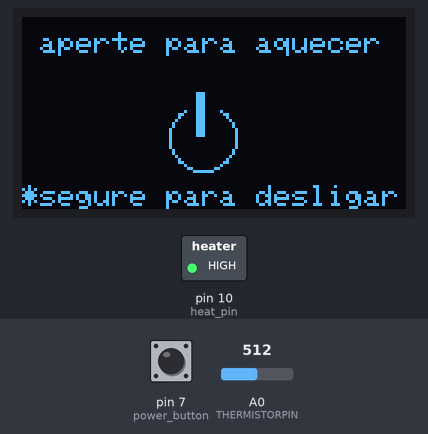
Simulated run of this sketch. Board: Arduino Uno, built with avr-gcc and run on an emulated ATmega328P. Parts: 128×64 one-colour display, switched loads named in the sketch (green lamp = pin HIGH). The test bench sets the inputs (shaded band); at power-on: pin 7 (power_button) LOW, A0 (THERMISTORPIN) = 512.

Above: at 6.2 s.
6.3 s: pin 7 (power_button) pulled HIGH for 0.15 s
At 6.9 s:
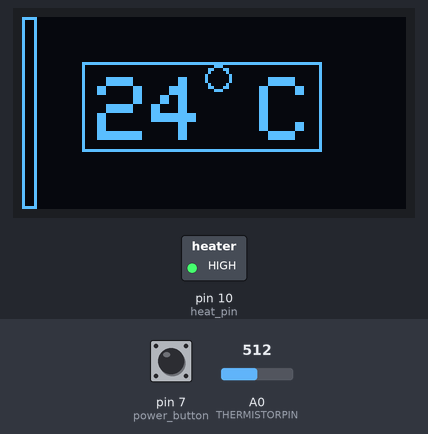
8.1 s: A0 (THERMISTORPIN) set to 504
At 8.7 s:
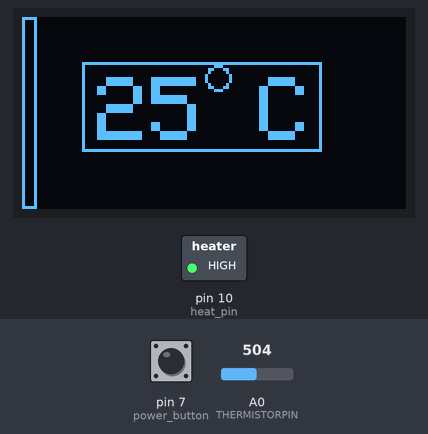
9.7 s: A0 (THERMISTORPIN) set to 277
At 10.5 s:
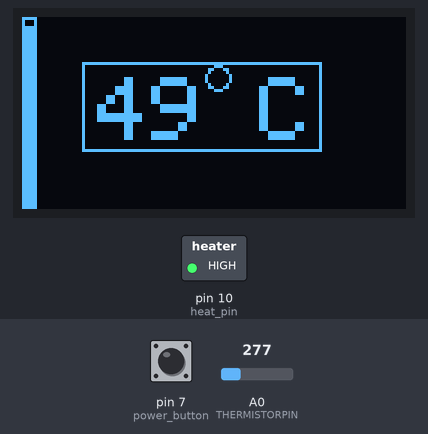
11.4 s: A0 (THERMISTORPIN) set to 255
At 12.6 s:
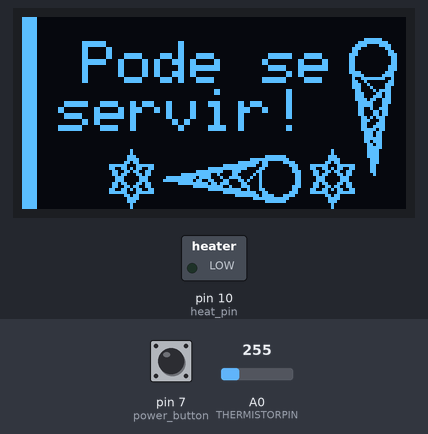
13.0 s: pin 7 (power_button) pulled HIGH for 1 s
At 15.2 s:
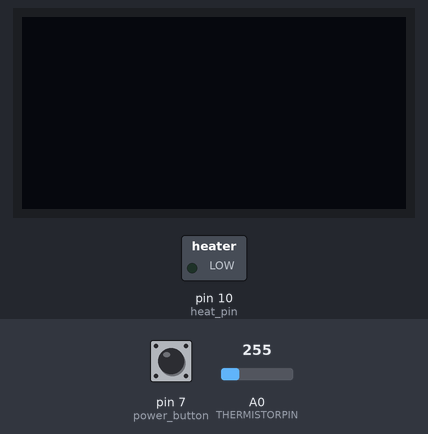
15.5 s: pin 7 (power_button) pulled HIGH for 0.15 s
At 16.2 s:
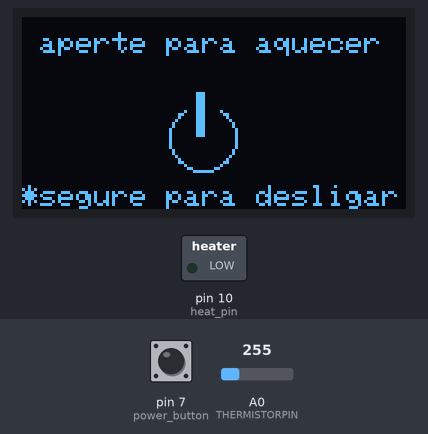
Timing chart, 0 to 18.3 s (numbered marks = the images above; inputs shaded):
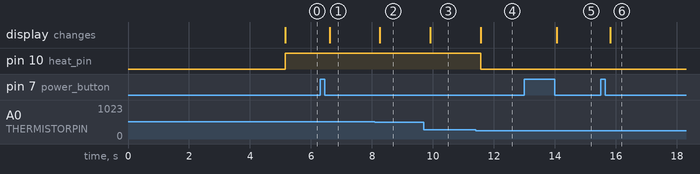

Measured:
- the behaviour switches between 512 and 511 on A0 (THERMISTORPIN) (found by bisection; images 1 and 2)
- the behaviour switches between 263 and 262 on A0 (THERMISTORPIN) (found by bisection; images 3 and 4)
- after the input at 6.3 s, the display: changes after 0.31 s (image 1)
- after the input at 8.1 s, the display: changes after 0.16 s (image 2)
- after the input at 9.7 s, the display: changes after 0.21 s (image 3)
- after the input at 11.4 s, pin 10 (heat_pin): HIGH → LOW after 0.17 s; the display: changes after 0.17 s (image 4)
- after the input at 13.0 s, the display: changes after 1.1 s (image 5)
- after the input at 15.5 s, the display: changes after 0.31 s (image 6)

The sketch:

smart_ino.ino
```cpp
#include <SPI.h>
#include <Wire.h>
#include <Adafruit_GFX.h>
#include <Adafruit_SSD1306.h>

#define OLED_RESET 4
Adafruit_SSD1306 display(OLED_RESET);

#define NUMFLAKES 10
#define XPOS 0
#define YPOS 1
#define DELTAY 2

#if (SSD1306_LCDHEIGHT != 64)
#error("Height incorrect, please fix Adafruit_SSD1306.h!");
#endif

void draw_temp(int temp);
void draw_wait();
void turn_off();
void power_cycle();

#define THERMISTORPIN A0
#define THERMISTORNOMINAL 10000
#define TEMPERATURENOMINAL 25
#define NUMSAMPLES 5
#define BCOEFFICIENT 3950
#define SERIESRESISTOR 10000

uint16_t samples[NUMSAMPLES];

float read_temp();

int heat_pin = 10;

int power_button = 7;
int powr_flag = 1;
int heating_flag = 0;

static const unsigned char PROGMEM logo[] = {
  0x00, 0x00, 0x00, 0x00, 0x00, 0x00, 0x00, 0x00, 0x00, 0x00, 0x00, 0x00, 0x00,
  0x00, 0x00, 0x00, 0x00, 0x00, 0x00, 0x00, 0x00, 0x00, 0x00, 0x00, 0x00, 0x00,
  0x00, 0x00, 0x00, 0x00, 0x00, 0x00, 0x00, 0x00, 0x00, 0x00, 0x00, 0x00, 0x00,
  0x00, 0x00, 0x00, 0x00, 0x00, 0x00, 0x00, 0x00, 0x00, 0x00, 0x00, 0x03, 0xFF,
  0xFF, 0xFE, 0x00, 0x00, 0x00, 0x00, 0x00, 0x00, 0x00, 0x00, 0x00, 0x00, 0x00,
  0x00, 0x0F, 0xFF, 0xFF, 0xFF, 0x80, 0x00, 0x00, 0x00, 0x00, 0x00, 0x00, 0x00,
  0x00, 0x00, 0x00, 0x00, 0x3F, 0xFF, 0xFF, 0xFF, 0xE0, 0x00, 0x00, 0x00, 0x00,
  0x00, 0x00, 0x00, 0x00, 0x00, 0x00, 0x00, 0x7F, 0xFF, 0xFF, 0xFF, 0xF0, 0x00,
  0x00, 0x00, 0x00, 0x00, 0x00, 0x00, 0x00, 0x00, 0x00, 0x00, 0xFF, 0xFF, 0xFF,
  0xFF, 0xF8, 0x00, 0x00, 0x00, 0x00, 0x00, 0x00, 0x70, 0x00, 0x00, 0x00, 0x03,
  0xFF, 0xFF, 0xFF, 0xFF, 0xFC, 0x00, 0x00, 0x00, 0x00, 0x00, 0x00, 0x70, 0x00,
  0x00, 0x00, 0x07, 0xFF, 0xFF, 0xFF, 0xFF, 0xFF, 0x00, 0x00, 0xF9, 0xD9, 0x8F,
  0x9D, 0x78, 0x00, 0x00, 0x00, 0x0F, 0xFF, 0xFF, 0xFF, 0xFF, 0xFF, 0x80, 0x01,
  0xFD, 0xFF, 0xDF, 0xDF, 0x78, 0x00, 0x00, 0x00, 0x1F, 0xFF, 0xFF, 0xFF, 0xFF,
  0xFF, 0xC0, 0x01, 0xDD, 0xDD, 0xDD, 0xDF, 0x70, 0x00, 0x00, 0x00, 0x3F, 0xFF,
  0xFF, 0xFF, 0xFF, 0xFF, 0xE0, 0x01, 0xC1, 0xDD, 0xDD, 0xDC, 0x70, 0x00, 0x00,
  0x00, 0xFF, 0xFF, 0xFF, 0xFF, 0xFF, 0xFF, 0xF0, 0x00, 0xF1, 0xDD, 0xC7, 0xDC,
  0x70, 0x00, 0x00, 0x01, 0xFF, 0xFF, 0xFF, 0xFF, 0xFF, 0xFF, 0xF0, 0x00, 0x7D,
  0xDD, 0xDF, 0xDC, 0x70, 0x00, 0x00, 0x03, 0xFF, 0xFF, 0xFF, 0xFF, 0xFF, 0xFF,
  0xF0, 0x00, 0x1D, 0xDD, 0xDD, 0xDC, 0x70, 0x00, 0x00, 0x03, 0xFF, 0xFF, 0xE0,
  0x00, 0x7F, 0xFF, 0xF0, 0x01, 0xDD, 0xDD, 0xDD, 0xDC, 0x70, 0x00, 0x00, 0x07,
  0xFF, 0xFF, 0x00, 0x00, 0x3F, 0xFF, 0xF0, 0x01, 0xFD, 0xDD, 0xDF, 0xDC, 0x78,
  0x00, 0x00, 0x0F, 0xFF, 0xFE, 0x00, 0x03, 0x1F, 0xFF, 0xE0, 0x00, 0xF9, 0xDD,
  0xCD, 0xDC, 0x78, 0x00, 0x00, 0x0F, 0xFF, 0xFC, 0x00, 0x01, 0x87, 0xFF, 0xC0,
  0x00, 0x00, 0x00, 0x00, 0x00, 0x00, 0x00, 0x00, 0x1F, 0xFF, 0xFC, 0x00, 0x00,
  0x80, 0x00, 0x00, 0x00, 0x00, 0x00, 0x00, 0x00, 0x00, 0x00, 0x00, 0x1F, 0xFF,
  0xFC, 0x00, 0x00, 0x80, 0x00, 0x00, 0x00, 0x00, 0x00, 0x00, 0x00, 0x00, 0x00,
  0x00, 0x1F, 0xFF, 0xFC, 0x00, 0x00, 0x80, 0x00, 0x00, 0x00, 0x00, 0x00, 0x00,
  0x00, 0x00, 0x00, 0x00, 0x1F, 0xFF, 0xFC, 0x00, 0x00, 0x80, 0x00, 0x00, 0x00,
  0x00, 0x00, 0x00, 0x00, 0x00, 0x00, 0x00, 0x1F, 0xFF, 0xFE, 0x00, 0x01, 0x87,
  0xFF, 0xF8, 0x00, 0x00, 0x00, 0x00, 0x00, 0x00, 0x00, 0x00, 0x1F, 0xFF, 0xFE,
  0x00, 0x03, 0x0F, 0xFF, 0xFF, 0x80, 0x00, 0x00, 0x00, 0x00, 0x00, 0x00, 0x00,
  0x1F, 0xFF, 0xFF, 0x00, 0x00, 0x1F, 0xFF, 0xFF, 0xC0, 0x00, 0x00, 0x00, 0x00,
  0x00, 0x00, 0x00, 0x1F, 0xFF, 0xFF, 0xC0, 0x00, 0x7F, 0xFF, 0xFF, 0xE0, 0x00,
  0x00, 0x00, 0x00, 0x00, 0x1F, 0x00, 0x1F, 0xFF, 0xFF, 0xF8, 0x01, 0xFF, 0xFF,
  0xFF, 0xE0, 0x00, 0x00, 0x00, 0x00, 0x00, 0x60, 0xC0, 0x1F, 0xFF, 0xFF, 0xFF,
  0xFF, 0xFF, 0xFF, 0xFF, 0xE0, 0xF9, 0xD8, 0xF8, 0xF9, 0xD8, 0xC0, 0x60, 0x1F,
  0xFF, 0xFF, 0xFF, 0xFF, 0xFF, 0xFF, 0xFF, 0xE1, 0xFD, 0xFD, 0xFD, 0xFD, 0xFC,
  0x9E, 0x20, 0x1F, 0xFF, 0xFF, 0xFF, 0xFF, 0xFF, 0xFF, 0xFF, 0xE1, 0xDD, 0xDD,
  0xDD, 0xDD, 0xDD, 0x11, 0x10, 0x1F, 0xFF, 0xFF, 0xFF, 0xFF, 0xFF, 0xFF, 0xFF,
  0xE1, 0xC1, 0xDD, 0xDD, 0xDD, 0xDD, 0x11, 0x10, 0x1F, 0xFF, 0xFF, 0xFF, 0xFF,
  0xFF, 0xFF, 0xFF, 0xE0, 0xF1, 0xDD, 0xDD, 0xDD, 0xDD, 0x1E, 0x10, 0x1F, 0xFF,
  0xFF, 0xFF, 0xFF, 0xFF, 0xFF, 0xFF, 0xE0, 0x7D, 0xDD, 0xDD, 0xDD, 0xDD, 0x12,
  0x10, 0x1F, 0xFF, 0xFF, 0xFF, 0xFF, 0xFF, 0xFF, 0xFF, 0xE0, 0x1D, 0xDD, 0xDD,
  0xDD, 0xDC, 0x91, 0x20, 0x1F, 0xFF, 0xFF, 0xF8, 0x00, 0x1F, 0xFF, 0xFF, 0xE1,
  0xDD, 0xDD, 0xDD, 0xDD, 0xDC, 0xC0, 0x60, 0x1F, 0xFF, 0xFF, 0xF0, 0x00, 0x07,
  0xFF, 0xFF, 0xE1, 0xFD, 0xFD, 0xFD, 0xFD, 0xDC, 0x60, 0xC0, 0x0F, 0xFF, 0xFF,
  0xE0, 0x00, 0x03, 0xFF, 0xFF, 0xE0, 0xF9, 0xD8, 0xF8, 0xF9, 0xDC, 0x1F, 0x00,
  0x07, 0xFF, 0xFF, 0x86, 0x00, 0x01, 0xFF, 0xFF, 0xE0, 0x01, 0xC0, 0x00, 0x00,
  0x00, 0x00, 0x00, 0x00, 0x00, 0x00, 0x0C, 0x00, 0x00, 0xFF, 0xFF, 0xE0, 0x00,
  0x00, 0x00, 0x00, 0x00, 0x00, 0x00, 0x00, 0x00, 0x00, 0x08, 0x00, 0x00, 0xFF,
  0xFF, 0xC0, 0x00, 0x00, 0x00, 0x00, 0x00, 0x00, 0x00, 0x00, 0x00, 0x00, 0x08,
  0x00, 0x00, 0xFF, 0xFF, 0xC0, 0x00, 0x00, 0x00, 0x00, 0x00, 0x00, 0x00, 0x00,
  0x00, 0x00, 0x08, 0x00, 0x00, 0xFF, 0xFF, 0xC0, 0x00, 0x00, 0x00, 0x00, 0x00,
  0x00, 0x00, 0x00, 0x03, 0xFF, 0xCC, 0x00, 0x01, 0xFF, 0xFF, 0x80, 0x00, 0x00,
  0x00, 0x00, 0x00, 0x00, 0x00, 0x00, 0x07, 0xFF, 0xE6, 0x00, 0x03, 0xFF, 0xFF,
  0x80, 0x00, 0x00, 0x00, 0x00, 0x00, 0x00, 0x00, 0x00, 0x0F, 0xFF, 0xE0, 0x00,
  0x0F, 0xFF, 0xFF, 0x00, 0x00, 0x00, 0x00, 0x00, 0x00, 0x00, 0x00, 0x00, 0x1F,
  0xFF, 0xF8, 0x00, 0x3F, 0xFF, 0xFE, 0x00, 0x00, 0x00, 0x00, 0x00, 0x00, 0x00,
  0x00, 0x00, 0x3F, 0xFF, 0xFE, 0x01, 0xFF, 0xFF, 0xFC, 0x00, 0x00, 0x00, 0x00,
  0x00, 0x00, 0x00, 0x00, 0x00, 0x3F, 0xFF, 0xFF, 0xFF, 0xFF, 0xFF, 0xFC, 0x00,
  0x00, 0x00, 0x00, 0x00, 0x00, 0x00, 0x00, 0x00, 0x3F, 0xFF, 0xFF, 0xFF, 0xFF,
  0xFF, 0xF8, 0x00, 0x00, 0x00, 0x00, 0x00, 0x00, 0x00, 0x00, 0x00, 0x1F, 0xFF,
  0xFF, 0xFF, 0xFF, 0xFF, 0xF0, 0x00, 0x00, 0x00, 0x00, 0x00, 0x00, 0x00, 0x00,
  0x00, 0x1F, 0xFF, 0xFF, 0xFF, 0xFF, 0xFF, 0xE0, 0x00, 0x00, 0x00, 0x00, 0x00,
  0x00, 0x00, 0x00, 0x00, 0x0F, 0xFF, 0xFF, 0xFF, 0xFF, 0xFF, 0xC0, 0x00, 0x00,
  0x00, 0x03, 0x00, 0x00, 0x6C, 0x00, 0x00, 0x07, 0xFF, 0xFF, 0xFF, 0xFF, 0xFF,
  0x80, 0x00, 0x00, 0x00, 0x03, 0x00, 0x00, 0x0C, 0x00, 0x00, 0x03, 0xFF, 0xFF,
  0xFF, 0xFF, 0xFF, 0x00, 0x00, 0x00, 0x00, 0x03, 0xED, 0x1B, 0x6F, 0x9C, 0x00,
  0x01, 0xFF, 0xFF, 0xFF, 0xFF, 0xFE, 0x00, 0x00, 0x00, 0x00, 0x03, 0x6D, 0x1B,
  0x6D, 0xB6, 0x00, 0x00, 0x7F, 0xFF, 0xFF, 0xFF, 0xF8, 0x00, 0x00, 0x00, 0x00,
  0x03, 0x6D, 0x1B, 0x6D, 0xB6, 0x00, 0x00, 0x3F, 0xFF, 0xFF, 0xFF, 0xF0, 0x00,
  0x00, 0x00, 0x00, 0x03, 0x66, 0x1B, 0x6D, 0xBE, 0x00, 0x00, 0x0F, 0xFF, 0xFF,
  0xFF, 0xC0, 0x00, 0x00, 0x00, 0x00, 0x03, 0x66, 0x0A, 0x6D, 0xB0, 0x00, 0x00,
  0x03, 0xFF, 0xFF, 0xFF, 0x00, 0x00, 0x00, 0x00, 0x00, 0x03, 0x66, 0x0A, 0x6D,
  0xB6, 0x00, 0x00, 0x00, 0x1F, 0xFF, 0xF0, 0x00, 0x00, 0x00, 0x00, 0x00, 0x03,
  0xE6, 0x0E, 0x6F, 0x9C, 0x00, 0x00, 0x00, 0x00, 0x00, 0x00, 0x00, 0x00, 0x00,
  0x00, 0x00, 0x00, 0x06, 0x00, 0x00, 0x00, 0x00, 0x00, 0x00, 0x00, 0x00, 0x00,
  0x00, 0x00, 0x00, 0x00, 0x00, 0x00, 0x00, 0x00, 0x00, 0x00
};

static const unsigned char PROGMEM end_bkg[] = {
  0x00, 0x00, 0x00, 0x00, 0x00, 0x00, 0x00, 0x00, 0x00, 0x00, 0x00, 0x00, 0x00,
  0x00, 0x00, 0x00, 0x00, 0x00, 0x00, 0x00, 0x00, 0x00, 0x00, 0x00, 0x00, 0x00,
  0x00, 0x00, 0x00, 0x00, 0x00, 0x00, 0x00, 0x00, 0x00, 0x00, 0x00, 0x00, 0x00,
  0x00, 0x00, 0x00, 0x00, 0x00, 0x00, 0x00, 0x00, 0x00, 0x00, 0x00, 0x00, 0x00,
  0x00, 0x00, 0x00, 0x00, 0x00, 0x00, 0x00, 0x00, 0x00, 0x00, 0x00, 0x00, 0x00,
  0x00, 0x00, 0x00, 0x00, 0x00, 0x00, 0x00, 0x00, 0x00, 0x00, 0x00, 0x00, 0x00,
  0x00, 0x00, 0x00, 0x00, 0x00, 0x00, 0x00, 0x00, 0x00, 0x00, 0x00, 0x00, 0x00,
  0x00, 0x00, 0x00, 0x00, 0x00, 0x00, 0x00, 0x00, 0x00, 0x00, 0x00, 0x00, 0x00,
  0x00, 0x00, 0x00, 0x00, 0x00, 0x00, 0x00, 0x00, 0x00, 0x00, 0x00, 0x00, 0x00,
  0x00, 0x00, 0x00, 0x00, 0x00, 0x00, 0x00, 0x00, 0x00, 0x3F, 0x00, 0x00, 0x00,
  0x00, 0x00, 0x00, 0x00, 0x00, 0x00, 0x00, 0x00, 0x00, 0x00, 0x00, 0x00, 0xFF,
  0xC0, 0x00, 0x00, 0x00, 0x00, 0x00, 0x00, 0x00, 0x00, 0x00, 0x00, 0x00, 0x00,
  0x00, 0x01, 0xE1, 0xE0, 0x00, 0x00, 0x00, 0x00, 0x00, 0x00, 0x00, 0x00, 0x00,
  0x00, 0x00, 0x00, 0x00, 0x03, 0x80, 0x60, 0x00, 0x00, 0x00, 0x00, 0x00, 0x00,
  0x00, 0x00, 0x00, 0x00, 0x00, 0x00, 0x00, 0x03, 0x00, 0x30, 0x00, 0x00, 0x00,
  0x00, 0x00, 0x00, 0x00, 0x00, 0x00, 0x00, 0x00, 0x00, 0x00, 0x07, 0x00, 0x38,
  0x00, 0x00, 0x00, 0x00, 0x00, 0x00, 0x00, 0x00, 0x00, 0x00, 0x00, 0x00, 0x00,
  0x06, 0x00, 0x18, 0x00, 0x00, 0x00, 0x00, 0x00, 0x00, 0x00, 0x00, 0x00, 0x00,
  0x00, 0x00, 0x00, 0x06, 0x00, 0x18, 0x00, 0x00, 0x00, 0x00, 0x00, 0x00, 0x00,
  0x00, 0x00, 0x00, 0x00, 0x00, 0x00, 0x06, 0x00, 0x18, 0x00, 0x00, 0x00, 0x00,
  0x00, 0x00, 0x00, 0x00, 0x00, 0x00, 0x00, 0x00, 0x00, 0x06, 0x00, 0x38, 0x00,
  0x00, 0x00, 0x00, 0x00, 0x00, 0x00, 0x00, 0x00, 0x00, 0x00, 0x00, 0x00, 0x06,
  0x00, 0x38, 0x00, 0x00, 0x00, 0x00, 0x00, 0x00, 0x00, 0x00, 0x00, 0x00, 0x00,
  0x00, 0x00, 0x07, 0x80, 0x70, 0x00, 0x00, 0x00, 0x00, 0x00, 0x00, 0x00, 0x00,
  0x00, 0x00, 0x00, 0x00, 0x00, 0x03, 0xC0, 0xF0, 0x00, 0x00, 0x00, 0x00, 0x00,
  0x00, 0x00, 0x00, 0x00, 0x00, 0x00, 0x00, 0x00, 0x02, 0x7F, 0x90, 0x00, 0x00,
  0x00, 0x00, 0x00, 0x00, 0x00, 0x00, 0x00, 0x00, 0x00, 0x00, 0x00, 0x03, 0x20,
  0x30, 0x00, 0x00, 0x00, 0x00, 0x00, 0x00, 0x00, 0x00, 0x00, 0x00, 0x00, 0x00,
  0x00, 0x03, 0x90, 0x70, 0x00, 0x00, 0x00, 0x00, 0x00, 0x00, 0x00, 0x00, 0x00,
  0x00, 0x00, 0x00, 0x00, 0x03, 0x88, 0x60, 0x00, 0x00, 0x00, 0x00, 0x00, 0x00,
  0x00, 0x00, 0x00, 0x00, 0x00, 0x00, 0x00, 0x01, 0x85, 0xE0, 0x00, 0x00, 0x00,
  0x00, 0x00, 0x00, 0x00, 0x00, 0x00, 0x00, 0x00, 0x00, 0x00, 0x01, 0xC3, 0x60,
  0x00, 0x00, 0x00, 0x00, 0x00, 0x00, 0x00, 0x00, 0x00, 0x00, 0x00, 0x00, 0x00,
  0x01, 0xC7, 0x60, 0x00, 0x00, 0x00, 0x00, 0x00, 0x00, 0x00, 0x00, 0x00, 0x00,
  0x00, 0x00, 0x00, 0x01, 0xEC, 0xE0, 0x00, 0x00, 0x00, 0x00, 0x00, 0x00, 0x00,
  0x00, 0x00, 0x00, 0x00, 0x00, 0x00, 0x00, 0xF8, 0xE0, 0x00, 0x00, 0x00, 0x00,
  0x00, 0x00, 0x00, 0x00, 0x00, 0x00, 0x00, 0x00, 0x00, 0x00, 0xF8, 0xC0, 0x00,
  0x00, 0x00, 0x00, 0x00, 0x00, 0x00, 0x00, 0x00, 0x00, 0x00, 0x00, 0x00, 0x00,
  0xC9, 0xC0, 0x00, 0x00, 0x00, 0x00, 0x00, 0x00, 0x00, 0x00, 0x00, 0x00, 0x00,
  0x00, 0x00, 0x00, 0xC6, 0xC0, 0x00, 0x00, 0x00, 0x00, 0x00, 0x00, 0x00, 0x00,
  0x00, 0x00, 0x00, 0x00, 0x00, 0x00, 0xC6, 0xC0, 0x00, 0x00, 0x00, 0x00, 0x00,
  0x00, 0x00, 0x00, 0x00, 0x00, 0x00, 0x00, 0x00, 0x00, 0x6B, 0x80, 0x00, 0x00,
  0x00, 0x00, 0x00, 0x00, 0x00, 0x00, 0x00, 0x00, 0x00, 0x00, 0x00, 0x00, 0x71,
  0x80, 0x00, 0x00, 0x00, 0x00, 0x00, 0x00, 0x00, 0x00, 0x00, 0x00, 0x00, 0x00,
  0x00, 0x00, 0x63, 0x80, 0x00, 0x00, 0x00, 0x00, 0x00, 0x00, 0x00, 0x00, 0x00,
  0x00, 0x00, 0x00, 0x00, 0x00, 0x67, 0x80, 0x00, 0x00, 0x00, 0x00, 0x00, 0x00,
  0x00, 0x00, 0x00, 0x00, 0x00, 0x00, 0x00, 0x00, 0x7D, 0x80, 0x00, 0x00, 0x00,
  0x00, 0x00, 0x00, 0x00, 0x00, 0x00, 0x00, 0x00, 0x00, 0x00, 0x00, 0x3B, 0x00,
  0x00, 0x00, 0x00, 0x00, 0x00, 0x00, 0x00, 0x00, 0x00, 0x00, 0x00, 0x00, 0x00,
  0x00, 0x3B, 0x00, 0x00, 0x00, 0x00, 0x00, 0x00, 0x00, 0x00, 0x00, 0x00, 0x00,
  0x00, 0x00, 0x00, 0x00, 0x3F, 0x00, 0x00, 0x00, 0x00, 0x00, 0x00, 0x00, 0x00,
  0x00, 0x00, 0x00, 0x00, 0x00, 0x00, 0x00, 0x37, 0x00, 0x00, 0x00, 0x00, 0x00,
  0x00, 0x00, 0x00, 0x00, 0x00, 0x00, 0x00, 0x00, 0x00, 0x00, 0x1B, 0x00, 0x00,
  0x00, 0x00, 0x00, 0x00, 0x00, 0x00, 0x00, 0x00, 0x00, 0x00, 0x00, 0x00, 0x00,
  0x1F, 0x00, 0x00, 0x00, 0x00, 0x00, 0x08, 0x00, 0x00, 0x00, 0x00, 0x00, 0x00,
  0x00, 0x01, 0x00, 0x1E, 0x00, 0x00, 0x00, 0x00, 0x00, 0x08, 0x00, 0x00, 0x00,
  0x00, 0x00, 0x00, 0x00, 0x01, 0x00, 0x1E, 0x00, 0x00, 0x00, 0x00, 0x00, 0x1C,
  0x00, 0x00, 0x00, 0x00, 0x00, 0x7F, 0x00, 0x03, 0x80, 0x1E, 0x00, 0x00, 0x00,
  0x00, 0x00, 0x1E, 0x00, 0x00, 0x00, 0x00, 0x0F, 0xFF, 0x80, 0x03, 0xC0, 0x0E,
  0x00, 0x00, 0x00, 0x00, 0x00, 0x36, 0x00, 0x00, 0x00, 0x00, 0xFE, 0xC1, 0xE0,
  0x06, 0xC0, 0x0E, 0x00, 0x00, 0x00, 0x00, 0x07, 0xE3, 0xF0, 0x00, 0x00, 0x1F,
  0xFC, 0xC0, 0x70, 0xFC, 0x7E, 0x0C, 0x00, 0x00, 0x00, 0x00, 0x06, 0x6B, 0x30,
  0x00, 0x03, 0xFF, 0xE1, 0x80, 0x30, 0xCD, 0x66, 0x0C, 0x00, 0x00, 0x00, 0x00,
  0x03, 0x36, 0x60, 0x00, 0x3F, 0xE3, 0x83, 0x00, 0x38, 0x66, 0xCC, 0x0C, 0x00,
  0x00, 0x00, 0x00, 0x03, 0x63, 0x60, 0x07, 0xFE, 0x43, 0x05, 0x00, 0x18, 0x6C,
  0x6C, 0x04, 0x00, 0x00, 0x00, 0x00, 0x01, 0xC1, 0xC0, 0xFF, 0xDE, 0x27, 0x89,
  0x00, 0x18, 0x38, 0x38, 0x00, 0x00, 0x00, 0x00, 0x00, 0x01, 0xC1, 0xC1, 0xFF,
  0xB3, 0x18, 0xD1, 0x00, 0x18, 0x38, 0x38, 0x00, 0x00, 0x00, 0x00, 0x00, 0x03,
  0x63, 0x60, 0x0F, 0xFD, 0xB8, 0x61, 0x00, 0x18, 0x6C, 0x6C, 0x00, 0x00, 0x00,
  0x00, 0x00, 0x03, 0x36, 0x60, 0x00, 0x7F, 0xE4, 0x71, 0x00, 0x38, 0x66, 0xCC,
  0x00, 0x00, 0x00, 0x00, 0x00, 0x06, 0x6B, 0x30, 0x00, 0x03, 0xFF, 0x91, 0x80,
  0x30, 0xCD, 0x66, 0x00, 0x00, 0x00, 0x00, 0x00, 0x07, 0xE3, 0xF0, 0x00, 0x00,
  0x1F, 0xFC, 0xC0, 0x70, 0xFC, 0x7E, 0x00, 0x00, 0x00, 0x00, 0x00, 0x00, 0x36,
  0x00, 0x00, 0x00, 0x01, 0xFE, 0xF1, 0xE0, 0x06, 0xC0, 0x00, 0x00, 0x00, 0x00,
  0x00, 0x00, 0x1E, 0x00, 0x00, 0x00, 0x00, 0x07, 0xFF, 0x80, 0x03, 0xC0, 0x00,
  0x00, 0x00, 0x00, 0x00, 0x00, 0x1C, 0x00, 0x00, 0x00, 0x00, 0x00, 0x7F, 0x00,
  0x03, 0x80, 0x00, 0x00, 0x00, 0x00, 0x00, 0x00, 0x08, 0x00, 0x00, 0x00, 0x00,
  0x00, 0x00, 0x00, 0x01, 0x00, 0x00, 0x00, 0x00, 0x00, 0x00, 0x00, 0x08, 0x00,
  0x00, 0x00, 0x00, 0x00, 0x00, 0x00, 0x01, 0x00, 0x00, 0x00
};

void setup(void) {
  Serial.begin(9600);
  display.begin(SSD1306_SWITCHCAPVCC, 0x3C);
  display.clearDisplay();
  display.drawBitmap(0, 0,  logo, 128, 64, 1);
  display.display();
  delay(5000);
  pinMode(power_button, INPUT);
  analogReference(EXTERNAL);
  pinMode(heat_pin, OUTPUT);
}

void loop(void)
{
  if(powr_flag > 0){
    display.clearDisplay();
    int curr_temp = read_temp();
    if(powr_flag == 1)
      draw_wait();
    else
      draw_temp(curr_temp);
    if(curr_temp <= 50.0){
      heating_flag = 1;
      digitalWrite(heat_pin, HIGH);
    }
    else{
      heating_flag = 0;
      digitalWrite(heat_pin, LOW);
    }
    delay(50);
  }
  else{
    turn_off();
  }
  display.display();
  if(digitalRead(power_button)==HIGH)
    power_cycle();

}

void power_cycle(){
  int timer = 0;
  int state = digitalRead(power_button) == HIGH ? 1 : 0;
  while (state) {
    delay(100);
    timer++;
    for(int i = 0;i< NUMSAMPLES && state == 1; i++){
      state = digitalRead(power_button) == HIGH ? 1 : 0;
    }
    if(timer > 10){
      turn_off();
      display.display();
    }
  }
  if (timer < 10) {
    if(powr_flag == 2 || powr_flag == 0)
      powr_flag = 1;
    else
      powr_flag = 2;
  }
  else
    powr_flag = 0;
}

void draw_temp(int temp){
  display.clearDisplay();
  if(temp >= 50.0){
    display.drawBitmap(0, 0,  end_bkg, 128, 64, 1);
    display.setTextSize(2);
    display.setTextColor(WHITE);
    display.setCursor(20,8);
    display.println("Pode se \n servir!");
  }
  else{
    char out_temp[6];
    sprintf(out_temp, "%d C", temp);
    display.setTextSize(3);
    display.setTextColor(WHITE);
    display.setCursor(25,20);
    display.println(out_temp);
    display.drawCircle(65, 20, 4, WHITE);
    display.drawRect(20, 15, 80, 30, WHITE);
  }
  display.drawRect(0, 0, 5, 64, WHITE);
  if(temp >= 25){
    int progress = (((temp-25)*100)/25)*0.64;
    display.fillRect(1, 64 - progress, 4, progress , WHITE);
  }

  display.display();
}

void draw_wait(){
  display.clearDisplay();
  display.setTextSize(1);
  display.setTextColor(WHITE);
  display.setCursor(6,5);
  display.println("aperte para aquecer");
  display.drawCircle(60, 40, 11, WHITE);
  display.fillRect(55, 25, 11, 11, BLACK);
  display.fillRect(58, 25, 3, 15, WHITE);
  display.setCursor(0,56);
  display.println("*segure para desligar");
  display.display();
}

float read_temp(){
  uint8_t i;
  float average;

  for (i=0; i< NUMSAMPLES; i++) {
    samples[i] = analogRead(THERMISTORPIN);
    delay(10);
  }

  average = 0;
  for (i=0; i< NUMSAMPLES; i++) {
    average += samples[i];
  }
  average /= NUMSAMPLES;

  // convert the value to resistance
  average = 1023 / average - 1;
  average = SERIESRESISTOR / average;

  float steinhart;
  steinhart = average / THERMISTORNOMINAL;
  steinhart = log(steinhart);
  steinhart /= BCOEFFICIENT;
  steinhart += 1.0 / (TEMPERATURENOMINAL + 273.15);
  steinhart = 1.0 / steinhart;
  steinhart -= 273.15;

  delay(10);

  return steinhart;
}

void turn_off(){
  display.clearDisplay();
  if(heating_flag){
    heating_flag = 0;
    digitalWrite(heat_pin, LOW);
  }
}
```
